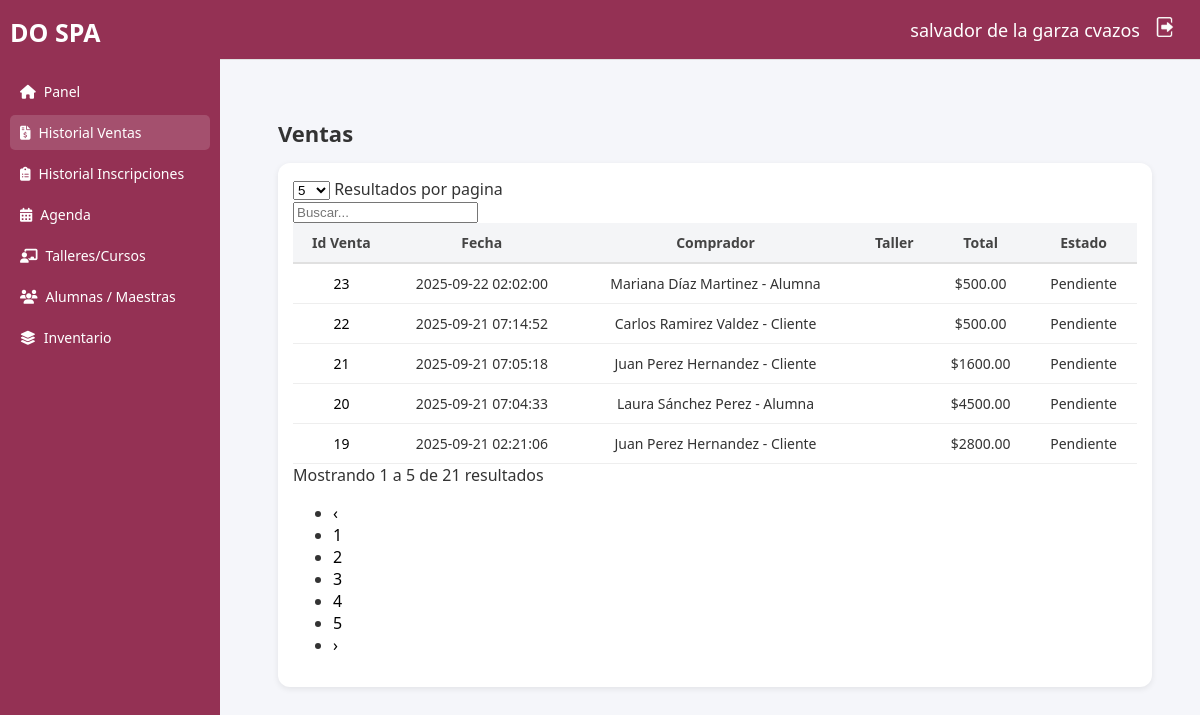
Page /ventas.php (signed in) on the earlier database version.
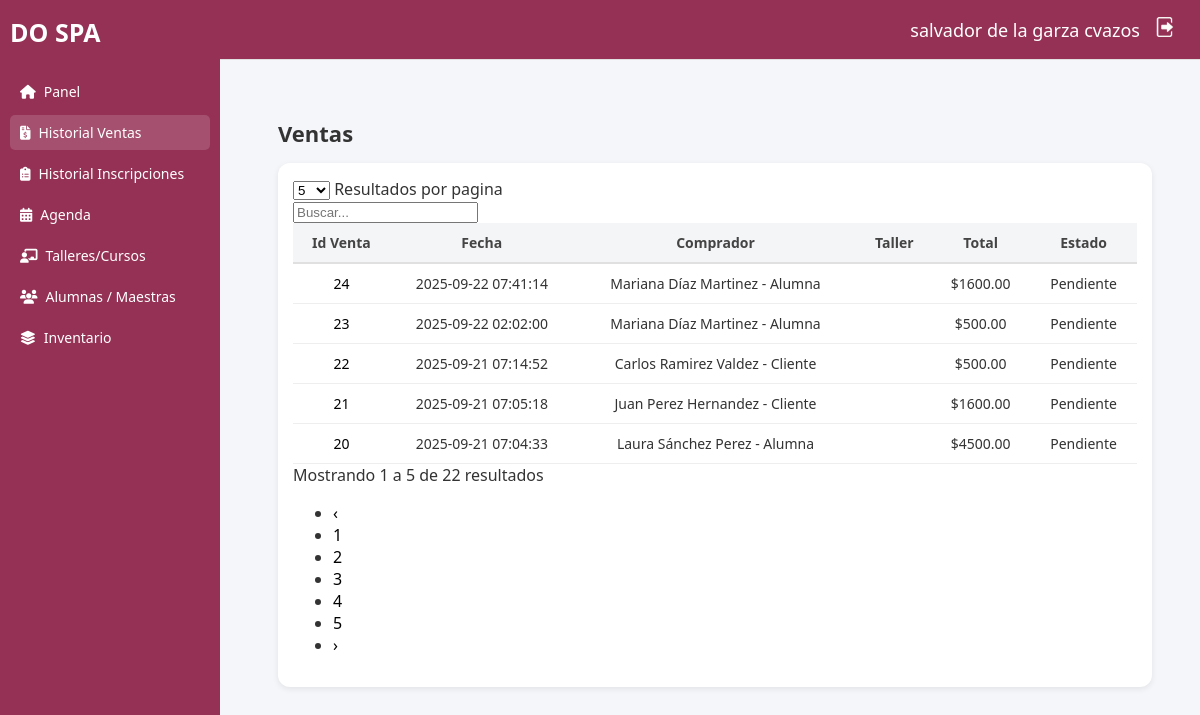
Same page on the later database version.
### tables this page shows
CREATE TABLE `venta` (
  `idVenta` int(11) NOT NULL,
  `fecha` timestamp NOT NULL DEFAULT current_timestamp(),
  `comprador_tipo` varchar(30) NOT NULL,
  `id_alumna` int(11) DEFAULT NULL,
  `id_cliente` int(11) DEFAULT NULL,
  `id_taller` int(11) DEFAULT NULL,
  `total` decimal(10,2) NOT NULL,
  `estado` varchar(30) NOT NULL
);

CREATE TABLE `alumnas` (
  `id_alumna` int(11) NOT NULL,
  `nombre` varchar(60) NOT NULL,
  `apat` varchar(30) NOT NULL,
  `amat` varchar(30) NOT NULL,
  `telefono` varchar(50) DEFAULT NULL,
  `correo` varchar(100) DEFAULT NULL,
  `direccion` text DEFAULT NULL,
  `descuento_aplicado` tinyint(1) DEFAULT 0,
  `tipo_descuento` varchar(100) DEFAULT NULL
);

CREATE TABLE `clientes` (
  `id_cliente` int(11) NOT NULL,
  `nombre` varchar(60) NOT NULL,
  `apat` varchar(30) NOT NULL,
  `amat` varchar(30) NOT NULL,
  `correo` varchar(100) DEFAULT NULL,
  `telefono` varchar(50) DEFAULT NULL,
  `direccion` varchar(255) DEFAULT NULL
);

### ventas.php (the view, shortened to what this page needs)
<?php
include_once("conexion.php");
if(empty($_SESSION['Id_Usuario'])){header("location: index.html");}else{
  $Nombre = $_SESSION['nombre'];
  $Amat = $_SESSION['amat'];
  $Apat = $_SESSION['apat'];
?>
<!DOCTYPE html>
<html lang="es">
<head>
  <link rel="stylesheet" href="css/sidebar.css">
  <link rel="stylesheet" href="css/header.css">
  <link rel="stylesheet" href="css/ventas.css">
  <link rel="stylesheet" href="https://cdnjs.cloudflare.com/ajax/libs/font-awesome/6.4.0/css/all.min.css">
  <link rel="stylesheet" href="https://cdn.jsdelivr.net/npm/simple-datatables@latest/dist/style.css">
</head>
<body>
  <div class="dashboard">
    <aside class="sidebar">
      <div class="logo">DO SPA</div>
      <ul id="menu">
        <li><a href="main.php"><i class="fas fa-home"></i> Panel</a></li>
        <li class="active"><a href="ventas.php"><i class="fas fa-file-invoice-dollar"></i> Historial Ventas</a></li>
        <li><a href="inscripciones.php"><i class="fas fa-clipboard-list"></i> Historial Inscripciones</a></li>
        <li><a href="agenda.php"><i class="fas fa-calendar-days"></i> Agenda</a></li>
        <li><a href="talleres-cursos.php"><i class="fas fa-chalkboard-teacher"></i>Talleres/Cursos</a></li>
        <li><a href="alumnas-maestras.php"><i class="fa-solid fa-users"></i><span>Alumnas / Maestras</span></a></li>
        <li><a href="inventario.php"><i class="fas fa-layer-group"></i> Inventario</a></li>
      </ul>
    </aside>
    <main class="main">
      <header class="topbar">
        <div class="user-info">
          <span><?php echo $Nombre." ".$Apat." ".$Amat ?></span>
          <a href="muerte.php"><img src="img/logout.png" width="20px"></a>
        </div>
      </header>
      <section id="ventasPage" class="page">
        <h2>Ventas</h2>
        <div class="ventas-container">
            <div class="ventas-lista">
            <table id="ventasTabla" class="ventas-tabla display">
                <thead>
                <tr>
                    <th>Id Venta</th>
                    <th>Fecha</th>
                    <th>Comprador</th>
                    <th>Taller</th>
                    <th>Total</th>
                    <th>Estado</th>
                </tr>
                </thead>
                <tbody>
                <?php
                  $sql="SELECT * FROM venta ORDER BY fecha DESC";
                  $result=mysqli_query($conexion,$sql);
                  while($mostrar=mysqli_fetch_array($result)){
                    if(empty($mostrar['id_alumna'])){
                      $id_comprador = $mostrar['id_cliente'];
                      $sql2 = "SELECT * FROM clientes WHERE id_cliente = '$id_comprador'";
                      }else{
                        $id_comprador = $mostrar['id_alumna'];
                        $sql2 = "SELECT * FROM alumnas WHERE id_alumna = '$id_comprador'";
                      }
                    $result2=mysqli_query($conexion,$sql2);
                  while($mostrar2=mysqli_fetch_array($result2)){
                ?>
                <tr>
                    <td><a href="detalles.php?id=<?php echo $mostrar['idVenta'] ?>&comprador=<?php echo $mostrar['comprador_tipo'] ?>&idcomprador=<?php echo $id_comprador ?>"><?php echo $mostrar['idVenta'] ?></a></td>
                    <td><?php echo $mostrar['fecha'] ?></td>
                    <td><?php echo $mostrar2['nombre']." ".$mostrar2['apat']." ".$mostrar2['amat']." - ".ucfirst($mostrar['comprador_tipo']) ?></td>
                    <td><?php echo "$".$mostrar['total'] ?></td>
                    <td><?php echo $mostrar['estado'] ?></td>
                </tr>
                <?php
                    }
                  }
                ?>
                </tbody>
            </table>
            </div>
        </div>
      </section>
    </main>
  </div>
</body>
</html>
<?php
}
?>

### css/sidebar.css (style rules this page uses)
.sidebar { position: fixed; top: 0; left: 0; width: 220px; height: 100vh; background: #943154; color: #fff; padding: 15px 10px; box-sizing: border-box; font-family: 'Segoe UI', sans-serif; }
.sidebar .logo { font-size: 25px; font-weight: bold; margin-bottom: 25px; text-align: left; color: #fff; }
.sidebar ul { list-style: none; margin: 0; padding: 0; }
.sidebar li { margin: 6px 0; }
.sidebar a { display: flex; align-items: center; gap: 8px; padding: 8px 10px; color: #fff; text-decoration: none; font-size: 14px; border-radius: 5px; transition: background 0.3s; }
.sidebar a:hover, .sidebar .active a { background: rgba(255, 255, 255, 0.15); }

### css/header.css (style rules this page uses)
html { background: #f5f6fa; }
.topbar { position: fixed; top: 0; left: 220px; right: 0; height: 60px; background: #943154; display: flex; align-items: center; justify-content: flex-end; padding: 0 25px; border-bottom: 1px solid #e0e0e0; box-sizing: border-box; z-index: 1000; }
.user-info { display: flex; align-items: center; gap: 15px; font-size: 18px; color: #333; }
.user-info span { font-weight: 500; color: white; }

### css/ventas.css (style rules this page uses)
.main { margin-left: 230px; margin-top: 60px; padding: 20px; background: #f5f6fa; min-height: calc(100vh - 60px); box-sizing: border-box; font-family: 'Segoe UI', sans-serif; }
a { text-decoration: none; color: #000; }
#ventasPage { padding: 20px; font-family: 'Segoe UI', sans-serif; color: #333; }
#ventasPage h2 { margin-bottom: 15px; font-size: 22px; font-weight: 600; }
.ventas-container { display: flex; gap: 20px; }
.ventas-lista { flex: 3; background: #fff; padding: 15px; border-radius: 12px; box-shadow: 0 2px 6px rgba(0,0,0,0.08); }
.ventas-tabla { width: 100%; border-collapse: collapse; font-size: 14px; }

Differences in the rows shown:
no longer on this page (row unchanged): venta: idVenta "19", fecha "2025-09-21 02:21:06", comprador_tipo "Cliente", total "2800.00", estado "Pendiente", clientes (nombre "Juan", apat "Perez", amat "Hernandez")
added venta: idVenta "24", fecha "2025-09-22 07:41:14", comprador_tipo "Alumna", total "1600.00", estado "Pendiente", alumnas (nombre "Mariana", apat "Díaz", amat "Martinez")
Other differences:
text written by a page script: "Resultados por pagina Mostrando 1 a 5 de 21 resultados ‹ 1 2 3 4 5 ›" → "Resultados por pagina Mostrando 1 a 5 de 22 resultados ‹ 1 2 3 4 5 ›"
